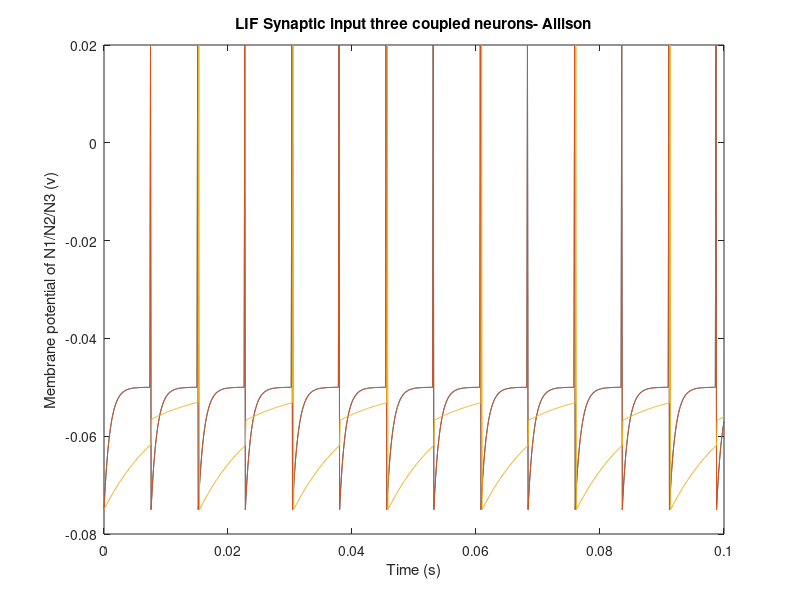

Here is the MATLAB script that generated this plot:
%% Question 2_1

%% Calculating the firing rate of coupled LIF Neurons with equal synaptic weights

clear all
close all

% First neuron specification

R_1 = 10 * 10^6;       % 10 Mega ohm 
C_1 = 0.1 * 10^-9;     % 0.1 Nano Farad
tau_1= R_1*C_1;
E_1 = -75 * 10^-3;     % resting potential 75 mili volt 
I_ext_1 = 2.501 * 10^-9;       % I is 2 nano amper
v_thr_1 = -50 * 10^-3;
v_spike_1 = 20 *10^-3;
w_1 = 2 * 10^-9;

% Second neuron specification

R_2 = 10 * 10^6;       % 10 Mega ohm 
C_2 = 0.1 * 10^-9;     % 0.1 Nano Farad
tau_2= R_2*C_2;
E_2 = -75 * 10^-3;     % resting potential 75 mili volt 
I_ext_2 = 2.501 * 10^-9;       % I is 2 nano amper
v_thr_2 = -50 * 10^-3;
v_spike_2 = 20 *10^-3;
w_2 = 2 * 10^-9;


% simulation time 
dt=0.1/1000;
t=[0:dt:100/1000] ; % t is mili second 

% response of presynaptic neuron 
if_spike_1 = zeros(size(t));

% response of presynaptic neuron 
if_spike_2 = zeros(size(t));

% numerical solution -> Euler Method 

v2(1)=E_2;
v1(1)=E_1;

 
for l=2:length(t)

% calculation of first neuron membrain potential     
I_syn_1 = w_1 * if_spike_2(l-1);
I_1 = I_ext_1 + I_syn_1 ;   

v1(l) = v1(l-1) + dt*((E_1-v1(l-1))/tau_1 + I_1/C_1);

if v1(l)>v_thr_1
    v1(l) = v_spike_1;
end 

if v1(l-1)==v_spike_1
    v1(l) = E_1;
    if_spike_1(l) = 1 ;
end



% calculation of second neuron membrain potential     
I_syn_2 = w_2 * if_spike_1(l-1);
I_2 = I_ext_2 + I_syn_2 ;   

v2(l) = v2(l-1) + dt*((E_2-v2(l-1))/tau_2 + I_2/C_2);

if v2(l)>v_thr_2
    v2(l) = v_spike_2;
end 

if v2(l-1)==v_spike_2
    v2(l) = E_2;
    if_spike_2(l) = 1; 
end


end


%Firing rates

out_spikes_1 = (v1 == v_spike_1);
neuron1_fr = sum(out_spikes_1)/t(end);

out_spikes_2 = (v2 == v_spike_2);
neuron2_fr = sum(out_spikes_2)/t(end);


%figure(1)
%plot(t,v1)
%hold on
%plot(t,v2)

%xlabel("Time (s)")
%ylabel("Membrane potential of N1/N2 (v)")
%title("LIF Synaptic input - Allison 33792133")



%% Calculating the firing rate of coupled LIF Neurons with different synaptic weights


% First neuron specification

R_3 = 10 * 10^6;       % 10 Mega ohm 
C_3 = 0.1 * 10^-9;     % 0.1 Nano Farad
tau_3= R_3*C_3;
E_3 = -75 * 10^-3;     % resting potential 75 mili volt 
I_ext_3 = 2.501 * 10^-9;       % I is 2 nano amper
v_thr_3 = -50 * 10^-3;
v_spike_3 = 20 *10^-3;
w_3 = 4 * 10^-9;

% Second neuron specification

R_4 = 10 * 10^6;       % 10 Mega ohm 
C_4 = 0.1 * 10^-9;     % 0.1 Nano Farad
tau_4= R_4*C_4;
E_4 = -75 * 10^-3;     % resting potential 75 mili volt 
I_ext_4 = 2.501 * 10^-9;       % I is 2 nano amper
v_thr_4 = -50 * 10^-3;
v_spike_4 = 20 *10^-3;
w_4 = 1 * 10^-9;


% simulation time 
dt=0.1/1000;
t=[0:dt:100/1000] ; % t is mili second 

% response of presynaptic neuron 
if_spike_3 = zeros(size(t));

% response of presynaptic neuron 
if_spike_4 = zeros(size(t));

% numerical solution -> Euler Method 

v4(1)=E_4;
v3(1)=E_3;

 
for l=2:length(t)

% calculation of first neuron membrain potential     
I_syn_3 = w_3 * if_spike_4(l-1);
I_3 = I_ext_3 + I_syn_3 ;   

v3(l) = v3(l-1) + dt*((E_3-v3(l-1))/tau_3 + I_3/C_3);

if v3(l)>v_thr_3
    v3(l) = v_spike_3;
end 

if v3(l-1)==v_spike_3
    v3(l) = E_3;
    if_spike_3(l) = 1 ;
end



% calculation of second neuron membrain potential     
I_syn_4 = w_4 * if_spike_3(l-1);
I_4 = I_ext_4 + I_syn_4 ;   

v4(l) = v4(l-1) + dt*((E_4-v4(l-1))/tau_4 + I_4/C_4);

if v4(l)>v_thr_4
    v4(l) = v_spike_4;
end 

if v4(l-1)==v_spike_4
    v4(l) = E_4;
    if_spike_4(l) = 1; 

end


end


%Firing rates

out_spikes_3 = (v3 == v_spike_3);
neuron3_fr = sum(out_spikes_3)/t(end);


out_spikes_4 = (v4 == v_spike_4);
neuron4_fr = sum(out_spikes_4)/t(end);



%figure(1)
%plot(t,v1)
%hold on
%plot(t,v2)

%xlabel("Time (s)")
%ylabel("Membrane potential of N1/N2 (v)")
%title("LIF Synaptic input - Allison 33792133")


% printing resulting firing rates, question 2_1 answer
fprintf('\n\nQuestion 2_1 Printed Output \n\n')

fprintf('Equal Synaptic Weights- \n')
fprintf('Neuron 1 (w_1 = 2): %i' , neuron1_fr)
fprintf(' Hz\nNeuron 2 (w_2 = 2): %i' , neuron2_fr)
fprintf(' Hz\n\n')

fprintf('Different Synaptic Weights- \n')
fprintf('Neuron 3 (w_1 = 4): %i' , neuron3_fr)
fprintf(' Hz\nNeuron 4 (w_2 = 1): %i' , neuron4_fr)
fprintf(' Hz\n')



%% Question 2_2


clear all
close all

%neuron 1

R_1 = 10 * 10^6;     
C_1 = 0.1 * 10^-9;    
E_1 = -75 * 10^-3;     
I_ext_1 = 2.501 * 10^-9;     
v_thr_1 = -50 * 10^-3;
v_spike_1 = 20 *10^-3;
tau_1= R_1*C_1;

%neuron 2

R_2 = 10 * 10^6;     
C_2 = 0.1 * 10^-9;    
E_2 = -75 * 10^-3;     
I_ext_2 = 2.501 * 10^-9;      
v_thr_2 = -50 * 10^-3;
v_spike_2 = 20 *10^-3;
tau_2= R_2*C_2;

%neuron 3

R_3 = 10 * 10^6;     
C_3 = 1 * 10^-9;    
E_3 = -75 * 10^-3;     
I_ext_3 = 2.501 * 10^-9;      
v_thr_3 = -50 * 10^-3;
v_spike_3 = 20 *10^-3;
tau_3= R_3*C_3;


%synaptic weights

w_1_2 = 0.1 * 10^-9;
w_2_1 = 0.1 * 10^-9;
w_1_3 = 50 * 10^-9;
w_2_3 = 0.2 * 10^-9;


% simulation time 
dt=0.1/1000;
t=[0:dt:100/1000] ; % t is mili second 

% response of presynaptic neuron 
if_spike_1 = zeros(size(t));

% response of presynaptic neuron 
if_spike_2 = zeros(size(t));

% response of presynaptic neuron 
if_spike_3 = zeros(size(t));


% numerical solution -> Euler Method 

v1(1)=E_1;
v2(1)=E_2;
v3(1)=E_3;


for l=2:length(t)

% calculation of first neuron membrain potential     
I_syn_1 = w_2_1 * if_spike_2(l-1);
I_1 = I_ext_1 + I_syn_1 ;   

v1(l) = v1(l-1) + dt*((E_1-v1(l-1))/tau_1 + I_1/C_1);

if v1(l)>v_thr_1
    v1(l) = v_spike_1;
end 

if v1(l-1)==v_spike_1
    v1(l) = E_1;
    if_spike_1(l) = 1 ;
end



% calculation of second neuron membrain potential     
I_syn_2 = w_1_2 * if_spike_1(l-1);
I_2 = I_ext_2 + I_syn_2 ;   

v2(l) = v2(l-1) + dt*((E_2-v2(l-1))/tau_2 + I_2/C_2);

if v2(l)>v_thr_2
    v2(l) = v_spike_2;
end 

if v2(l-1)==v_spike_2
    v2(l) = E_2;
    if_spike_2(l) = 1; 
end


% calculation of third neuron membrain potential     
I_syn_3 = w_1_3 * if_spike_1(l-1) + w_2_3 * if_spike_2(l-1);
I_3 = I_ext_3 + I_syn_3 ;   

v3(l) = v3(l-1) + dt*((E_3-v3(l-1))/tau_3 + I_3/C_3);

if v3(l)>v_thr_3
    v3(l) = v_spike_3;
end 

if v3(l-1)==v_spike_3
    v3(l) = E_3;
    if_spike_3(l) = 1; 
end


end


figure(1)
plot(t,v1)
hold on
plot(t,v2)
hold on 
plot(t,v3)

xlabel("Time (s)")
ylabel("Membrane potential of N1/N2/N3 (v)")
title("LIF Synaptic input three coupled neurons- Allison")


